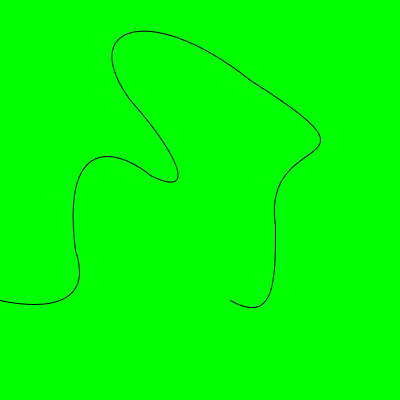
Frame 1 (no input)
Frame 60 (the mouse pressed at the canvas centre just before this capture): identical to frame 1, image omitted
Frame 120 (the mouse held since frame 60 and released just before this capture): identical to frame 1, image omitted

The Processing sketch that drew this single still picture (run headless with seeded random() and noise(); from frame 60 on, the mouse is pressed at the canvas centre):

// Processing sketch: processing_33015
// ── processing_33015.pde

void setup() {
  size (400, 400);
}


void draw() {
  background (0, 255, 0);

  noFill();
  beginShape ();
  vertex(0, 300);
  bezierVertex(0, 300, 100, 325, 75, 250); 
  endShape();

  noFill();
  beginShape ();
  vertex(75, 250);
  bezierVertex(60, 130, 120, 150, 150, 175); 
  endShape();

  noFill();
  beginShape ();
  vertex(150, 175);
  bezierVertex(200, 200, 175, 150, 130, 100); 
  endShape();

  noFill();
  beginShape ();
  vertex(130, 100);
  bezierVertex(75, 25, 150, 0, 250, 80); 
  endShape();
  
  noFill();
  beginShape ();
  vertex(250, 80);
  bezierVertex(400, 175, 260, 125, 275, 225); 
  endShape();
  
   noFill();
  beginShape ();
  vertex(275, 225);
  bezierVertex(275, 280, 275, 325, 230, 300); 
  endShape();
}
